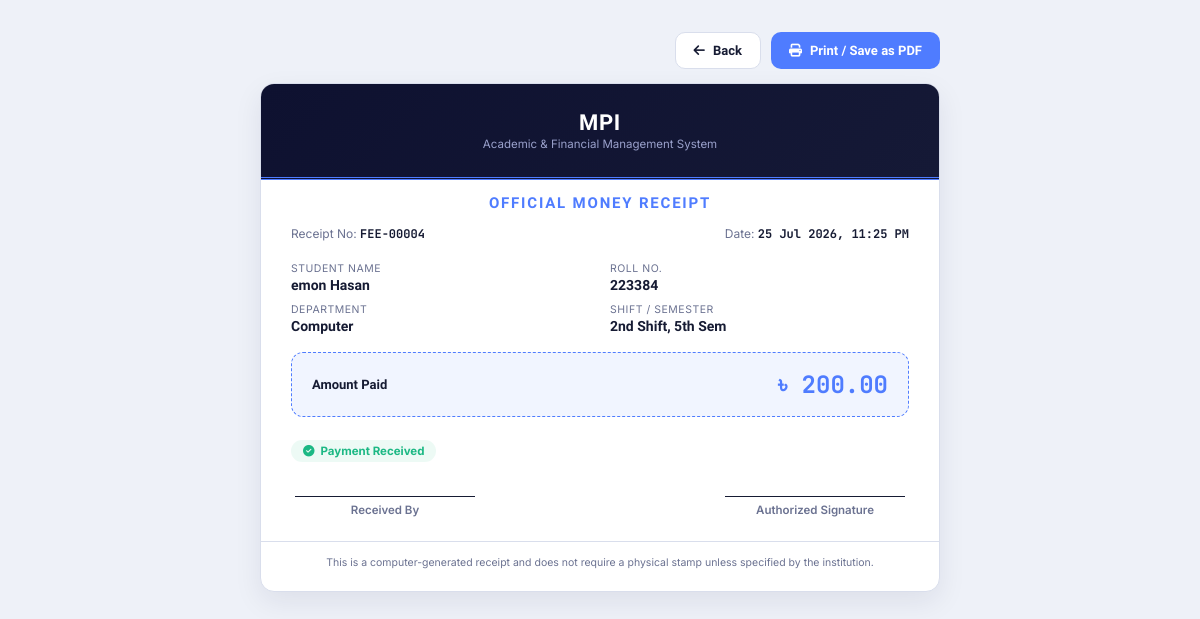
Page /fee/4/receipt/ (signed in) on the committed database.
### app/models.py (models this page shows, shortened)
class Fee(models.Model):
    student = models.ForeignKey(Student, on_delete=models.CASCADE)
    amount = models.DecimalField(max_digits=10, decimal_places=2)
    created_at = models.DateTimeField(auto_now_add=True)

class Student(models.Model):
    SHIFT_CHOICES = [
        ('1st', '1st Shift'),
        ('2nd', '2nd Shift'),
    ]
    SEMESTER_CHOICES = [
        ('1st', '1st Semester'),
        ('2nd', '2nd Semester'),
        ('3rd', '3rd Semester'),
        ('4th', '4th Semester'),
        ('5th', '5th Semester'),
        ('6th', '6th Semester'),
        ('7th', '7th Semester'),
        ('8th', '8th Semester'),
    ]
    first_name = models.CharField(max_length=50)
    last_name = models.CharField(max_length=50)
    roll = models.CharField(max_length=20, unique=True)
    department = models.ForeignKey(Department, on_delete=models.CASCADE)
    shift = models.CharField(max_length=10, choices=SHIFT_CHOICES)
    semester = models.CharField(max_length=10, choices=SEMESTER_CHOICES)
    email = models.EmailField()
    phone = models.CharField(max_length=20)
    student_image = models.ImageField(upload_to='student_images/', blank=True, null=True)

class Department(models.Model):
    name = models.CharField(max_length=100)

### app/views.py (the view)
# urls.py: path('fee/<int:pk>/receipt/', views.fee_receipt, name='fee_receipt'),
def fee_receipt(request, pk):
    fee = get_object_or_404(Fee.objects.select_related('student', 'student__department'), pk=pk)
    return render(request, 'fee_receipt.html', {'fee': fee})

### accounts/context_processors.py (called while the page is built)
def site_branding(request):
    try:
        SiteSettings = apps.get_model(CORE_APP, "SiteSettings")
        site_settings = SiteSettings.objects.first()
    except Exception:
        site_settings = None
    return {"site_settings": site_settings}

### templates/fee_receipt.html (shortened to what this page needs)
<!DOCTYPE html>
<html lang="en">
<head>
<link href="https://cdnjs.cloudflare.com/ajax/libs/font-awesome/6.4.0/css/all.min.css" rel="stylesheet">
</head>
<body>
<div class="receipt-shell">
  <div class="toolbar">
    <button class="btn-back" onclick="window.close(); window.history.back();"><i class="fas fa-arrow-left"></i> Back</button>
    <button class="btn-print" onclick="window.print()"><i class="fas fa-print"></i> Print / Save as PDF</button>
  </div>
  <div class="receipt">
    <div class="receipt-head">
      <div class="brand">MPI</div>
      <div class="tag">Academic &amp; Financial Management System</div>
    </div>
    <div class="receipt-title">Official Money Receipt</div>
    <div class="receipt-meta">
      <div>Receipt No: <b>FEE-{{ fee.id|stringformat:"05d" }}</b></div>
      <div>Date: <b>{{ fee.created_at|date:"d M Y, h:i A" }}</b></div>
    </div>
    <div class="receipt-body">
      <div class="info-grid">
        <div class="info-item"><div class="label">Student Name</div><div class="value">{{ fee.student.first_name }} {{ fee.student.last_name }}</div></div>
        <div class="info-item"><div class="label">Roll No.</div><div class="value">{{ fee.student.roll }}</div></div>
        <div class="info-item"><div class="label">Department</div><div class="value">{{ fee.student.department.name }}</div></div>
        <div class="info-item"><div class="label">Shift / Semester</div><div class="value">{{ fee.student.shift }} Shift, {{ fee.student.semester }} Sem</div></div>
      </div>
      <div class="amount-box">
        <div class="label">Amount Paid</div>
        <div class="amount">৳ {{ fee.amount }}</div>
      </div>
      <div><span class="status-paid"><i class="fas fa-check-circle"></i> Payment Received</span></div>
      <div class="signatures">
        <div class="sign-block"><div class="sign-line">Received By</div></div>
        <div class="sign-block"><div class="sign-line">Authorized Signature</div></div>
      </div>
    </div>
    <div class="receipt-foot">This is a computer-generated receipt and does not require a physical stamp unless specified by the institution.</div>
  </div>
</div>
</body>
</html>

### templates/fee_receipt.html (style rules this page uses)
:root { --ink:#161B33; --muted:#6B7291; --line:#D9DEEC; --accent:#4F7CFF; --accent-soft:#4F7CFF14; --paper:#FFFFFF; }
* { box-sizing:border-box; }
body { margin:0; background:#EEF1F8; font-family:'Inter',-apple-system,sans-serif; color:var(--ink); display:flex; justify-content:center; padding:32px 16px; }
.receipt-shell { width:100%; max-width:680px; }
.toolbar { display:flex; justify-content:flex-end; gap:10px; margin-bottom:14px; }
.toolbar button { font-family:'Sora',sans-serif; font-weight:700; font-size:13px; border:0; border-radius:10px; padding:10px 18px; cursor:pointer; display:inline-flex; align-items:center; gap:8px; }
.btn-print { background:var(--accent); color:#fff; }
.btn-back { background:#fff; color:var(--ink); border:1px solid var(--line) !important; }
.receipt { background:var(--paper); border:1px solid var(--line); border-radius:14px; overflow:hidden; box-shadow:0 10px 28px rgba(20,25,60,.08); }
.receipt-head { padding:26px 30px; text-align:center; border-bottom:3px double var(--accent); background:linear-gradient(135deg,#0E1130,#151936); color:#fff; }
.receipt-head .brand { font-family:'Sora',sans-serif; font-weight:800; font-size:22px; letter-spacing:.03em; }
.receipt-head .tag { font-size:11.5px; color:#9AA1CC; margin-top:2px; }
.receipt-title { text-align:center; padding:14px 20px 0; font-family:'Sora',sans-serif; font-weight:700; font-size:15px; letter-spacing:.12em; text-transform:uppercase; color:var(--accent); }
.receipt-meta { display:flex; justify-content:space-between; padding:14px 30px 0; font-size:12px; color:var(--muted); }
.receipt-meta b { color:var(--ink); font-family:'JetBrains Mono',monospace; }
.receipt-body { padding:20px 30px 6px; }
.info-grid { display:grid; grid-template-columns:1fr 1fr; gap:10px 20px; margin-bottom:18px; }
.info-item .label { font-size:10.5px; text-transform:uppercase; letter-spacing:.05em; color:var(--muted); margin-bottom:2px; }
.info-item .value { font-size:14px; font-weight:600; font-family:'Sora',sans-serif; }
.amount-box { background:var(--accent-soft); border:1px dashed var(--accent); border-radius:12px; padding:16px 20px; display:flex; justify-content:space-between; align-items:center; margin:14px 0 22px; }
.amount-box .label { font-family:'Sora',sans-serif; font-weight:700; font-size:13px; color:var(--ink); }
.amount-box .amount { font-family:'JetBrains Mono',monospace; font-weight:700; font-size:24px; color:var(--accent); }
.status-paid { display:inline-flex; align-items:center; gap:6px; background:#1CB88414; color:#1CB884; padding:4px 12px; border-radius:20px; font-size:11.5px; font-weight:700; }
.signatures { display:flex; justify-content:space-between; margin:34px 0 8px; padding:0 4px; }
.sign-block { text-align:center; width:180px; }
.sign-line { border-top:1px solid var(--ink); padding-top:6px; font-size:11.5px; color:var(--muted); font-weight:600; }
.receipt-foot { text-align:center; padding:14px 20px 22px; font-size:10.5px; color:var(--muted); border-top:1px solid var(--line); margin-top:10px; }

### rows in the picture
Fee: id "00004", created_at "25 Jul 2026, 11:25 PM", student.first_name "emon", student.last_name "Hasan", student.roll "223384", student.department.name "Computer", student.shift "2nd", student.semester "5th", amount "200.00"
